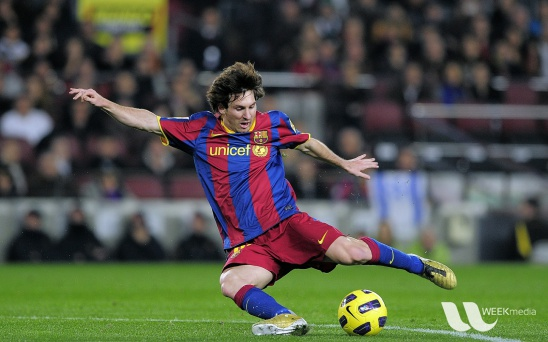
#> input picture thi_giac_may_tinh/buoi5/messi.jpg, 548 x 342 px
$ python grabcut.py
#> lines starting #> are read from the running program, lines starting #| are printed output that depends on the picture
import numpy  as  np
import cv2
from matplotlib import pyplot  as    plt

img = cv2.imread('messi.jpg')
#> img is the input picture: shape (342, 548, 3); mean B, G, R 72.4, 86, 82.2
mask = np.zeros(img.shape[:2], np.uint8)
bgdModel = np.zeros((1, 65), np.float64)
fgdModel = np.zeros((1, 65), np.float64)
rect = (167, 30, 421, 378)

cv2.grabCut(img, mask, rect, bgdModel, fgdModel, 5, cv2.GC_INIT_WITH_RECT)
mask2 = np.where((mask == 2) | (mask == 0), 0, 1).astype('uint8')
img = img * mask2[:, :, np.newaxis]
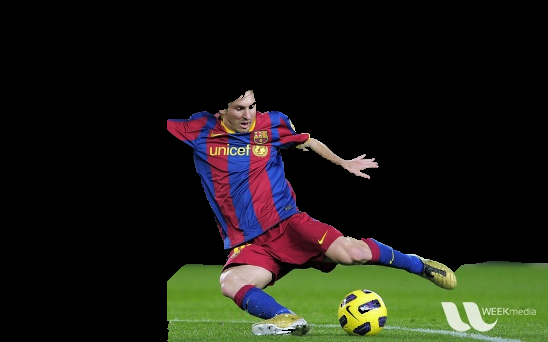
#> img: shape (342, 548, 3); mean B, G, R 20.9, 28.8, 28.4

plt.subplot(121), plt.imshow(img)
plt.title("grabcut"), plt.xticks([]), plt.yticks([])
plt.subplot(122),
plt.imshow(cv2.cvtColor(cv2.imread('messi.jpg'),cv2.COLOR_BGR2RGB))
plt.title("original"), plt.xticks([]), plt.yticks([])

plt.show()
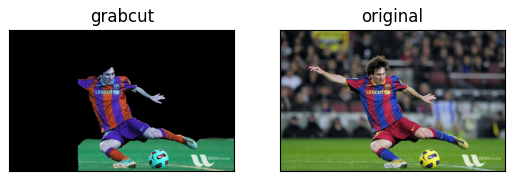
#> figure drawn by matplotlib, 2 panels; B, G, R data is drawn as R, G, B
